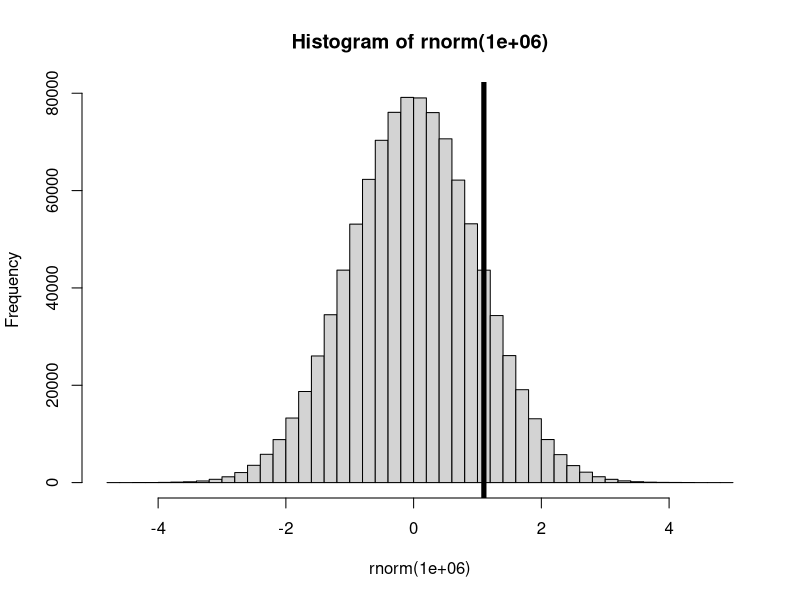

Write R code to recreate this figure.
## ---- chunk 1
knitr::opts_chunk$set(include = FALSE) # change to TRUE when rendering solutions; this changes
                                      # the default visibility (which is overridden by explicitly
                                      # setting  include=TRUE in chunk options)
## ---- chunk 2
pnorm(1.1,mean=0,sd=1)
pnorm(1.1)  # using defaults; see ?pnorm
## ---- chunk 3
table(rnorm(1e6) <= 1.1)
table(rnorm(1e6) <= 1.1)
hist(rnorm(1e6),nclass=40)
abline(v=1.1,lwd=5)
## ---- chunk 4
pnorm(2.25,mean=0,sd=1)
pnorm(2.25)  # using defaults; see ?pnorm
table(rnorm(1e6) <= 2.25)
table(rnorm(1e6) <= 2.25)
## ---- chunk 5
1-pnorm(0.6)
table(rnorm(1e6) > 0.6)
## ---- chunk 6
pnorm(1.3) - pnorm(0.4)

## numerical verification slightly harder:

z <- rnorm(1e6)
table((z <= 1.3) & ( z >= 0.4))
table((z <= 1.3) & ( z >= 0.4))
## ---- chunk 7
pnorm(12,mean=11.1,sd=2.4)
pnorm(12,11.1,2.4)   # naming of arguments optional
table(rnorm(1e6,11.1,2.4) < 12)
table(rnorm(1e6,11.1,2.4) < 12)
## ---- chunk 8
pnorm(10.3,11.1,2.4)-pnorm(10.1,11.1,2.4)

z <- rnorm(1e6,11.1,2.4)
table((z<10.3) & (z>10.1))
table((z<10.3) & (z>10.1))
## ---- chunk 9
Z <- (12-11.1)/2.4
pnorm(Z)

z1 <- (10.1-11)/2.4
z2 <- (10.3-11)/2.4
pnorm(z2)-pnorm(z1)

ran <- rnorm(1e6)
table((ran<z2) & (ran>z1))
table((ran<z2) & (ran>z1))
## ---- chunk 10
qnorm(0.925)
## ---- chunk 11
qnorm(1-0.025, 0, 1)
## ---- chunk 12
qnorm(0.9)
table(rnorm(1e6) < qnorm(0.9))
## ---- chunk 13
(50-45)/qnorm(.85)

# verify

z <- rnorm(1e6,mean=45,sd=(50-45)/qnorm(.85))
table(z>50)  # should be about 85%
## ---- chunk 14
mu <- 74
sd <- sqrt(256)
pnorm(80, mu, sd) - pnorm(60, mu, sd)
## ---- chunk 15
1-pnorm(100, mu, sd) 
## ---- chunk 16
pnorm(40, mu, sd) 
## ---- chunk 17
x <- c(
  6.3, 5.8, 7.1, 6.3, 6.5, 7.6, 4.9, 7.3, 6.7, 7.2,
  6.5, 6.4, 6.8, 5.7, 5.8, 6.4, 6.5, 7.7, 7.7, 6,
  6.9, 5.6, 7.7, 6.3, 6.7, 7.2, 6.2, 6.1, 6.4, 7.2,
  7.4, 7.9, 6.4, 6.3, 6.1, 7.7, 6.3, 6.4, 6, 6.9,
  6.7, 6.9, 5.8, 6.8, 6.7, 6.7, 6.3, 6.5, 6.2, 5.9)
## ---- chunk 18
qnorm(c(0.025,0.975),mean(x),sd(x)/sqrt(length(x)))
## ---- chunk 19
(3/0.1)^2
